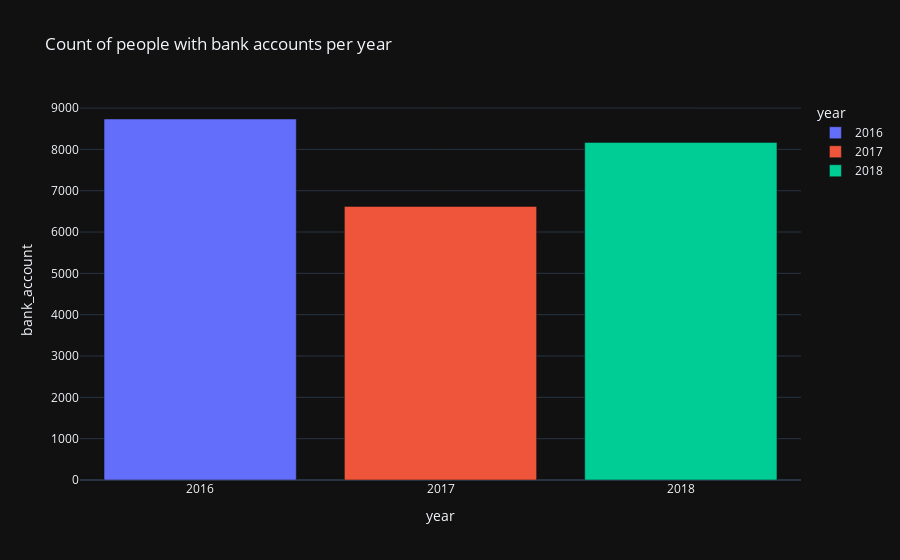

Here is the notebook cell this chart was saved with:
### Markdown cell above
- Number of people with bank accounts per year

### Code cell
df['year'] = df['year'].astype(str)#to avoid plotly interpreting the values as float 
data=df.groupby('year')['bank_account'].count().reset_index()
fig=px.bar(data,x='year',y='bank_account',title='Count of people with bank accounts per year ',color='year',template='plotly_dark')
fig.show()
df['year']=df['year'].astype(int)

### Figure 1 — Plotly figure (JSON) as saved in the notebook; plotly's stock layout.template omitted (floating-point values rounded to 4 significant figures)
{"data": [{"hovertemplate": "year=%{x}<br>bank_account=%{y}<extra></extra>", "legendgroup": "2016", "marker": {"color": "#636efa", "pattern": {"shape": ""}}, "name": "2016", "orientation": "v", "showlegend": true, "textposition": "auto", "type": "bar", "x": ["2016"], "xaxis": "x", "y": [8735], "yaxis": "y"}, {"hovertemplate": "year=%{x}<br>bank_account=%{y}<extra></extra>", "legendgroup": "2017", "marker": {"color": "#EF553B", "pattern": {"shape": ""}}, "name": "2017", "orientation": "v", "showlegend": true, "textposition": "auto", "type": "bar", "x": ["2017"], "xaxis": "x", "y": [6620], "yaxis": "y"}, {"hovertemplate": "year=%{x}<br>bank_account=%{y}<extra></extra>", "legendgroup": "2018", "marker": {"color": "#00cc96", "pattern": {"shape": ""}}, "name": "2018", "orientation": "v", "showlegend": true, "textposition": "auto", "type": "bar", "x": ["2018"], "xaxis": "x", "y": [8169], "yaxis": "y"}], "layout": {"barmode": "relative", "legend": {"title": {"text": "year"}, "tracegroupgap": 0}, "title": {"text": "Count of people with bank accounts per year "}, "xaxis": {"anchor": "y", "categoryarray": ["2016", "2017", "2018"], "categoryorder": "array", "domain": [0, 1], "title": {"text": "year"}}, "yaxis": {"anchor": "x", "domain": [0, 1], "title": {"text": "bank_account"}}}}
